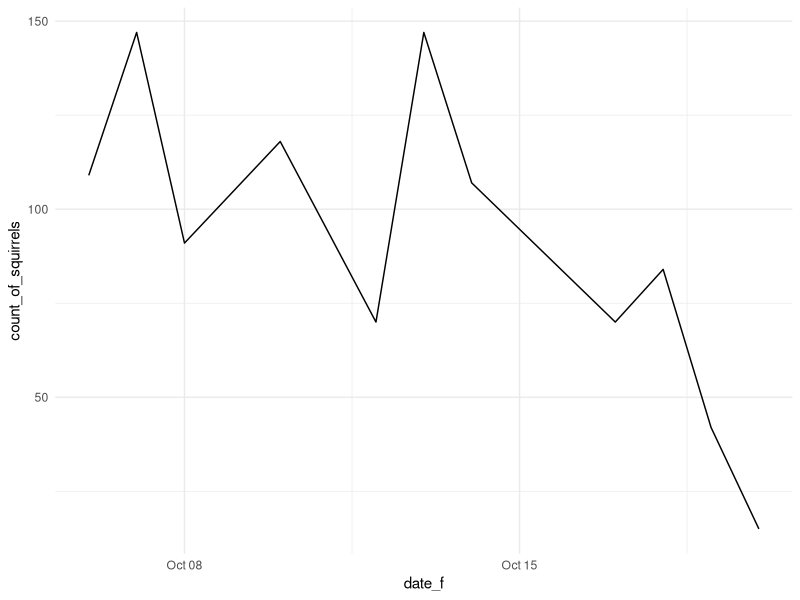
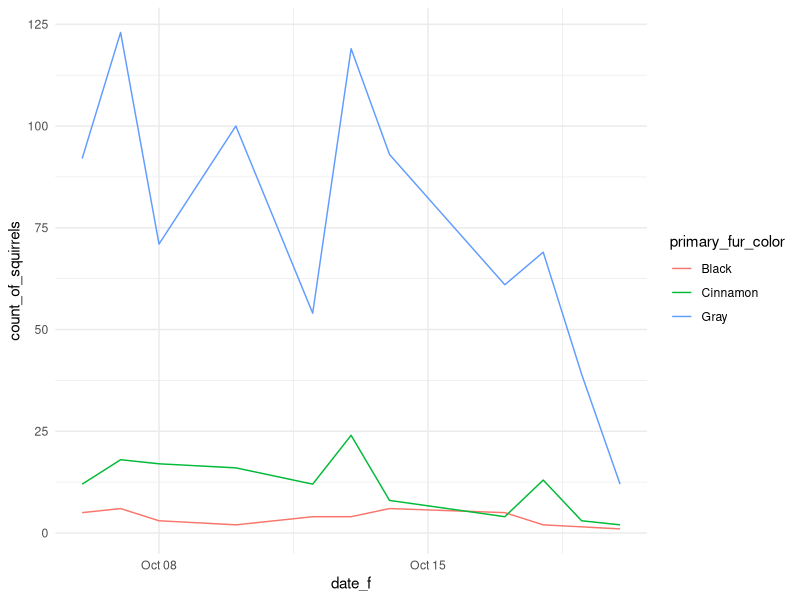

These figures' R source, in order:
## ---- chunk 1
library(tidyverse)
library(ggplot2)
theme_set(theme_minimal())
knitr::opts_chunk$set(dpi = 200)
## ---- chunk 2
squirrel_subset <- read_csv('./squirrels_subset.csv')
squirrel_subset <- squirrel_subset %>%
  mutate(date_f = as.Date.character(date, format = '%m%d%Y'))
## ---- chunk 3
squirrel_subset %>%
  group_by(date_f) %>%
  summarise(count_of_squirrels = n()) %>%
  ggplot() +
  aes(x = date_f, y = count_of_squirrels) +
  geom_line()
## ---- chunk 4
squirrel_subset %>%
  group_by(date_f, primary_fur_color) %>%
  summarise(count_of_squirrels = n()) %>%
  ggplot() +
  aes(x = date_f, y = count_of_squirrels, color = primary_fur_color) +
  geom_line()
